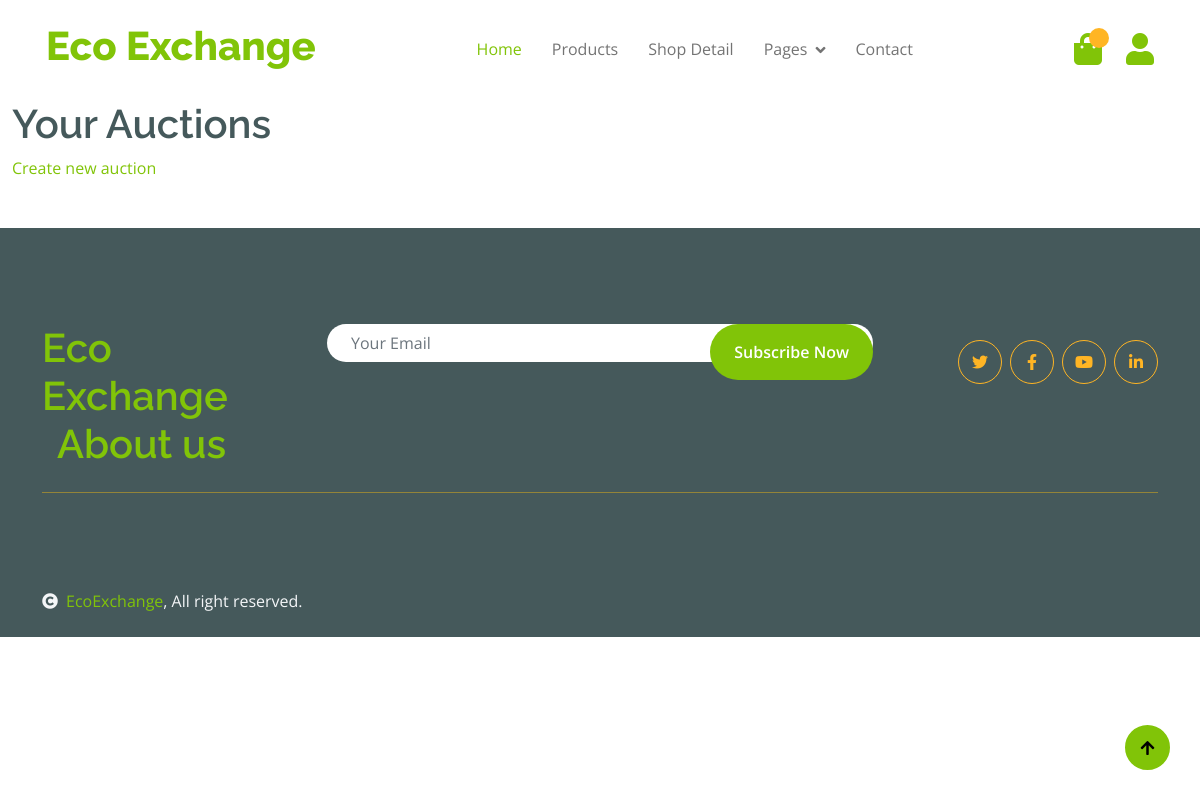
/auctions/ (signed in), run on an earlier commit of the app's database.
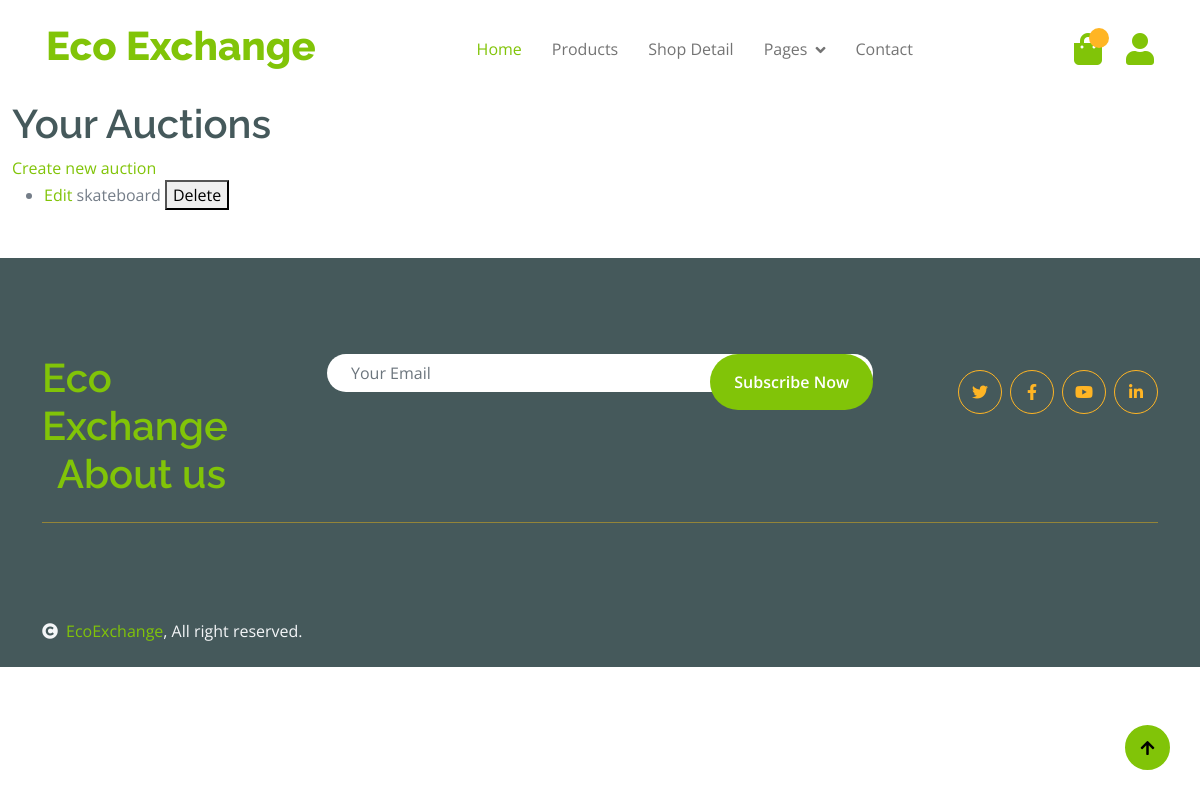
And on a later commit of the database.
### product/models.py (models this page shows, shortened)
class Auction(models.Model):
    product = models.OneToOneField(Product, on_delete=models.CASCADE)
    current_bid = models.DecimalField(max_digits=10, decimal_places=2, default=0)
    current_winner = models.ForeignKey(Member, on_delete=models.SET_NULL, null=True, blank=True)
    start_time = models.DateTimeField()
    end_time = models.DateTimeField()

class Product(models.Model):
    CATEGORY_CHOICES = [
        ('PAPER', 'Paper'),
        ('PLASTIC', 'Plastic'),
        ('GLASS', 'Glass'),
        ('METAL', 'Metal'),
        ('ELECTRONICS', 'Electronics'),
        ('ORGANIC', 'Organic'),
        ('TEXTILES', 'Textiles'),
        ('BATTERIES', 'Batteries'),
        ('WOOD', 'Wood'),
        ('RUBBER', 'Rubber'),
        ('MIXED_MATERIALS', 'Mixed Materials'),
    ]
    product_id = models.AutoField(primary_key=True)
    product_name = models.CharField(max_length=255)
    product_description = models.TextField()
    image = models.ImageField(upload_to='img/')
    quantity = models.IntegerField(validators=[MinValueValidator(0)])
    price = models.IntegerField()
    category = models.CharField(max_length=50, choices=CATEGORY_CHOICES)
    user = models.ForeignKey(Member, on_delete=models.CASCADE)

### product/views.py (the view)
class AuctionListView(ListView):
    model = Auction
    template_name = 'product/auction_list.html'
    def get_queryset(self):
        try:
            member = Member.objects.get(username=self.request.user.username)
        except Member.DoesNotExist:
            member = None
        return Auction.objects.filter(product__user=member)
    def get_context_data(self, **kwargs):
        context = super().get_context_data(**kwargs)
        context['auctions'] = self.get_queryset()
        return context

### product/templates/product/auction_list.html (shortened to what this page needs)
{% extends 'product/base.html' %}
{% block body %}
  <h1>Your Auctions</h1>
  <a href="{% url 'auction_create' %}">Create new auction</a>
  <ul>
    {% for auction in auctions %}
      <li>
        <a href="{% url 'auction_update' auction.pk %}">Edit</a>
          {{ auction.product.product_name }}
        <button onclick="deleteAuction({{ auction.pk }})">Delete</button>
      </li>
    {% endfor %}
  </ul>
{% endblock %}

What changed in the data, as far as the page shows it:
added Auction: product.product_name "skateboard"
